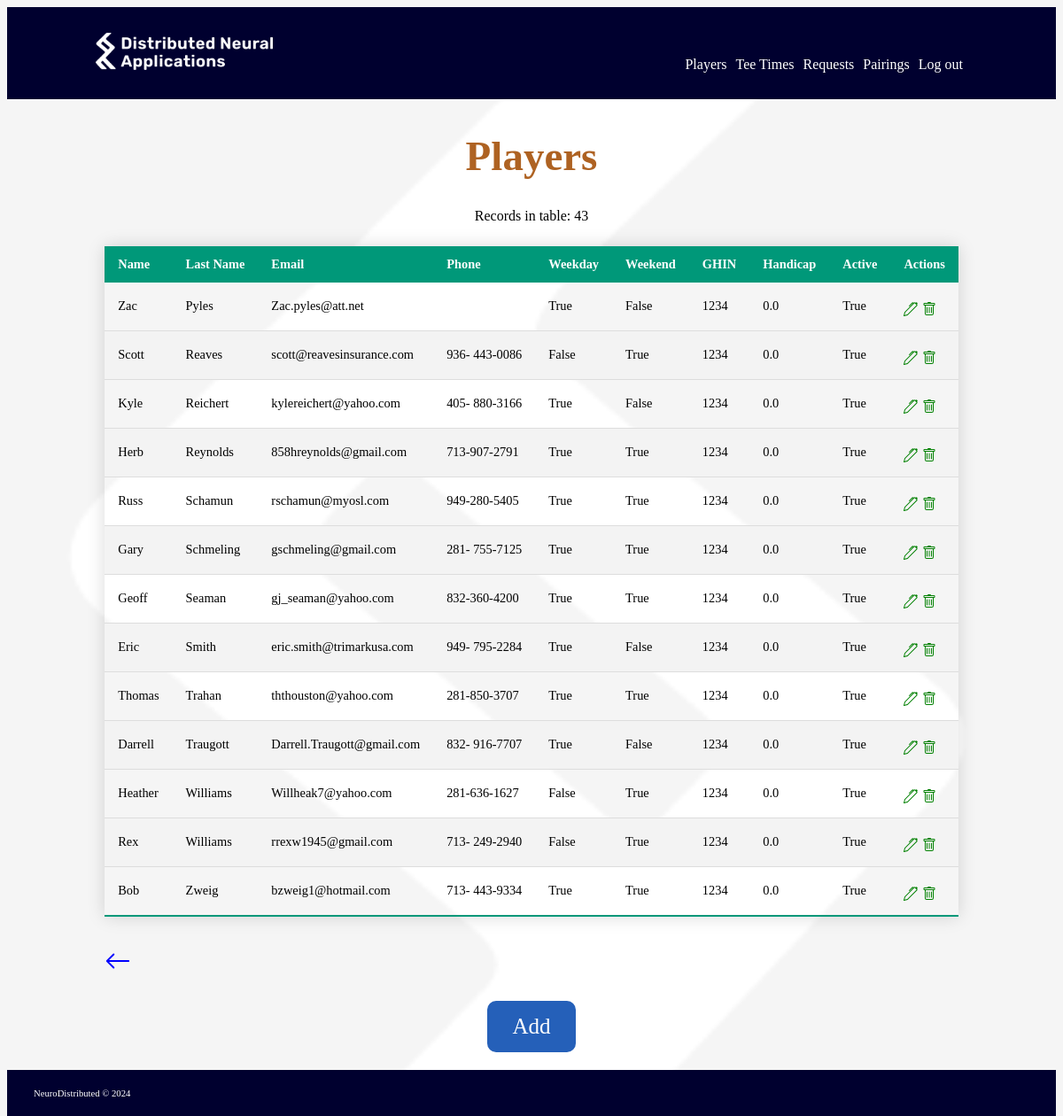
The app's page /players/3 (signed in) with its own data.
### webproject/models.py (models this page shows, shortened)
class Players(db.Model):
    __tablename__ = 'players'
    id = db.Column(db.Integer, primary_key=True)
    first_name = db.Column(db.String(50), nullable=False)
    last_name = db.Column(db.String(50), nullable=False)
    email = db.Column(db.String(100), nullable=False)
    phone = db.Column(db.String(20), nullable=False)
    weekday = db.Column(db.Boolean, nullable=False)
    weekend = db.Column(db.Boolean, nullable=False)
    ghin = db.Column(db.String(10), nullable=True)
    handicap = db.Column(db.Float, nullable=False)
    access_code = db.Column(db.String(4), nullable=False)
    active = db.Column(db.Boolean, nullable=False)

### webproject/routes/players.py (the view)
@players.route('/players/<int:page_num>')
@login_required
def players_table(page_num):
    fields = {
        'id': Field(None,None),
        'first_name': Field(None,'Name'),
        'last_name': Field(None,'Last Name'),
        'email': Field(None,'Email'),
        'phone': Field(None,'Phone'),
        'weekday': Field(true_false,'Weekday'),
        'weekend': Field(true_false,'Weekend'),
        'ghin': Field(None,'GHIN'),
        'handicap': Field(round_to_2_decimals,'Handicap'),
        'active': Field(true_false,'Active')
    }
    table_creator = TableCreator('Players', fields,actions=['Edit', 'Delete'])
    table_creator.set_items_per_page(15)
    table_creator.create_view(order='last_name')
    table = table_creator.create(page_num)
    return render_template("players/players.html", table=table)

### webproject/loft_app.py (called while the page is built)
@login_manager.user_loader
def load_user(user_id):
    return User.query.get(int(user_id))

### webproject/modules/table_creator.py (called while the page is built)
def round_to_2_decimals(value):
    if value is None:
        return value
    return round(value,2)

def true_false(value):
    return 'True' if value == 1 else 'False'

    def format(self,value):
        if self.Format is None:
            return value
        else:
            return self.Format(value)

    def set_items_per_page(self,items_per_page):
        self.items_per_page = items_per_page

    def create_view(self,order=None):
        fieldlist = ""
        for field in self.fields.keys():
            fieldlist += f"{field},"
        fieldlist = fieldlist[:-1]
        stmt = f"Select {fieldlist} from {self.table_name} "
        if self.join_table:
            stmt += f"join {self.join_table} on {self.join_condition} "
        if self.condition:
            stmt += f"where {self.condition}"
        if order:
            stmt += f" order by {order}"
        self.items = list(db.session.execute(text(stmt)))

### webproject/templates/players/players.html
{% extends 'base.html' %} {% block body %}
<div class="neuro-content">
  <h1>Players</h1>
    {{ table | safe }}
    <div class="neuro-flex-row" style="margin-top: 10px;">
        <div>
            <button class="neuro-button-main" onclick="window.location.href='/players/add'">
                Add
            </button>
        </div>
    </div>
</div>
{% endblock %}

### webproject/static/css/neuro.css (style rules this page uses)
* { font-family: rubik; }
body { background-image: url('/static/imgs/DNA_Icon-white.png'); background-size: cover; padding-top: 0px; padding-bottom: 0px; color: black; background-color: #F5F5F5; font-family: rubik; }
.neuro-button-main { color: white; opacity: 1; font-size: 25px; background-color: #2560b9; border-radius: 10px; border-style:none; min-height: 25px; min-width: 100px; margin-bottom: 10px; padding: 15px 25px; }
.neuro-flex-row { display: flex; flex-direction: row; align-content: space-between; gap: 5px; padding-top: 10px; }
.neuro-content { display: flex; flex-direction: column; align-items: center; justify-content: center; height: 100%; padding: 5px; }
.neuro-content h1 { color: #AE6222; font-size: 47px; }

### webproject/static/css/neuro-table.css (style rules this page uses)
.neuro-table { border-collapse: collapse; margin: 25px 0; font-size: 0.9em; min-width: 400px; border-radius: 5px 5px 0 0; box-shadow: 0 0 20px rgba(0, 0, 0, 0.15); }
.neuro-table thead tr { background-color: #009879; color: #ffffff; text-align: left; font-weight: bold; }
.neuro-table th, .neuro-table td { padding: 12px 15px; }
.neuro-table tbody tr { border-bottom: 1px solid #dddddd; }
.neuro-table tbody tr:nth-of-type(even) { background-color: #f3f3f3; }
.neuro-table tbody tr:last-of-type { border-bottom: 2px solid #009879; }
.neuro-table-nav { display: flex; flex-direction: row; width: 100%; justify-content: space-between; align-items: top; padding: 5px; margin: 5px; }

### records on screen
Players: email "Records in table: 43 Name Last Name Email Phone Weekday Weekend GHIN Handicap Active Actions Zac Pyles Zac.pyles@att.net True False 1234 0.0 True Scott Reaves scott@reavesinsurance.com 936- 443-0086 False True 1234 0.0 True Kyle Reichert kylereichert@yahoo.com 405- 880-3166 True False 1234 0.0 True Herb Reynolds 858hreynolds@gmail.com 713-907-2791 True True 1234 0.0 True Russ Schamun rschamun@myosl.com 949-280-5405 True True 1234 0.0 True Gary Schmeling gschmeling@gmail.com 281- 755-7125 True True 1234 0.0 True Geoff Seaman gj_seaman@yahoo.com 832-360-4200 True True 1234 0.0 True Eric Smith eric.smith@trimarkusa.com 949- 795-2284 True False 1234 0.0 True Thomas Trahan ththouston@yahoo.com…", email (picture)
